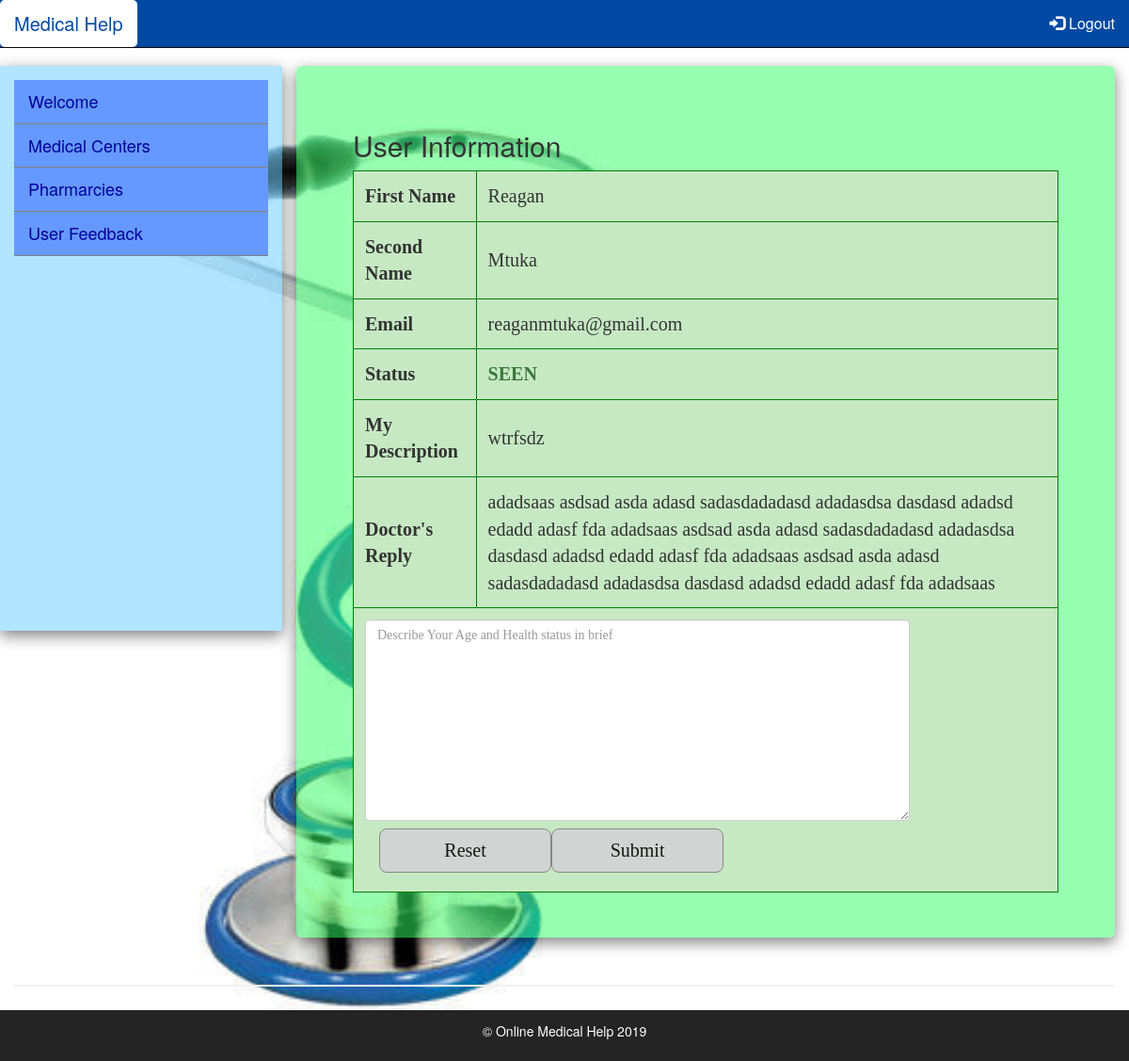
Screenshot of /userinfo.php (signed in) with the database file from the repository.
### tables this page shows
CREATE TABLE `user` (
  `ID` int(11) NOT NULL,
  `FirstName` varchar(255) NOT NULL,
  `LastName` varchar(255) NOT NULL,
  `Age` int(120) NOT NULL,
  `Address` varchar(255) NOT NULL,
  `Email` varchar(255) NOT NULL,
  `Phonenumber` varchar(255) NOT NULL,
  `Description` longtext NOT NULL,
  `Password` varchar(255) NOT NULL,
  `status` enum('0','1') NOT NULL,
  `Doctor_Comment` varchar(255) NOT NULL
);

### userinfo.php (the view, shortened to what this page needs)
<?php
    include_once('phpfiles/user-loginconn.php');
    $dbMail1=$_SESSION['user-in'];
    $sql="SELECT * FROM user WHERE Email='$dbMail1' ";
     $sqlResult=mysqli_query($db,$sql);
?>
<!DOCTYPE html>
<html lang="en" class="allpage">
<head>
  <link rel="stylesheet" href="https://maxcdn.bootstrapcdn.com/bootstrap/3.4.0/css/bootstrap.min.css">
  <link  rel=" stylesheet" type="text/css" href="css/signup.css" />
  <link  rel=" stylesheet" type="text/css" href="css/layout.css" />
</head>
<body>
<div class="navbar navbar-fixed-top navbar-inverse" role="navigation">
    <div class="container-fluid">
        <div class="navbar-header">
            <a class="active navbar-brand" href="index.php " >Medical Help</a>
        </div>
        <div class="collapse navbar-collapse">
            <ul class="nav navbar-nav navbar-right">
                <?php
                    if (isset($_SESSION['user-in'])) {
                        echo "<li><a href='phpfiles/user-logout.php'><span class='glyphicon glyphicon-log-in'></span> Logout</a></li>";
                    }else{
                        echo "<li><a href='login.php'><span class='glyphicon glyphicon-log-out'></span> Login</a></li>";
                    }
                ?>
            </ul>
        </div>
    </div>
</div>
<div class="container-fluid">
    <div class="row row-offcanvas row-offcanvas-left">
        <div class="col-xs-6 col-sm-3 sidebar-offcanvas" id="sidebar" role="navigation">
            <?php
                require 'menu/sidebar.php';
            ?>
        </div>
        <div class="col-xs-12 col-sm-9">
            <br>
          <div class="jumbotron ">
                <table >
                   <h2>User Information</h2>
                <?php while ($sqlRec=mysqli_fetch_assoc($sqlResult)): ?>
                    <tr>
                        <th>First Name</th>
                        <td><?php echo $sqlRec['FirstName'];?></td>
                    </tr>
                    <tr>
                        <th>Second Name</th>
                        <td><?php echo $sqlRec['LastName'];?></td>
                    </tr>
                    <tr>
                        <th>Email</th>
                        <td><?php echo $sqlRec['Email'];?></td>
                    </tr>
                    <tr>
                        <th>Status</th>
                        <td>
                            <?php
                            if ($sqlRec['status']==0) {
                                echo "<b class='text text-danger' >REQUEST PENDING</b>";
                            }else{
                                 echo "<b class='text text-success' >SEEN</b>";
                            }
                            ?>
                        </td>
                    </tr>
                    <tr>
                        <th>My Description </th>
                        <td><?php echo $sqlRec['Description'];?></td>
                    </tr>
                    <tr>
                        <th>Doctor's Reply</th>
                        <td><?php echo $sqlRec['Doctor_Comment'];?></td>
                    </tr>
                <?php endwhile; ?>
                <tr>
                    <td colspan="2">
                        <form action="" method="POST">
                             <textarea type="comment" class="form-control" name="description" rows="10" placeholder="Describe Your Age and Health status in brief" required ></textarea>
                            <div class="clearfix col-xs-12 col-sm-12">
                                <button type="reset" class="cancelbtn scol-xs-8 col-sm-4">Reset</button>
                                <button type="submit" class="signupbtn col-xs-8 col-sm-4" name="signupbtn">Submit</button>
                            </div>
                        </form>
                    </td>
                </tr>
                </table>
          </div>
        </div>
    </div>
    <hr>
</div>
<footer>
        <p>© Online Medical Help 2019</p>
</footer>
</body>
</html>

### css/signup.css (style rules this page uses)
* { box-sizing: border-box }
form { width: 80%; }
hr { border: 1px solid #f1f1f1; margin-bottom: 25px; }
button { background-color: #d2d2d4; color: black; padding: 8px 5px; margin: 8px 0; border: 1px solid grey; cursor: pointer; width: 40%; opacity: 0.9; }
.cancelbtn { padding: 8px 5px; }
.cancelbtn, .signupbtn { border-radius: 8px; }
.navbar { background-color: #0049a3; }
body { padding-top: 50px; }
footer { padding-left: 15px; padding-right: 15px; }

### css/layout.css (style rules this page uses)
.navbar { background-color: #0049a3; margin-bottom: 0px; }
.navbar-inverse .navbar-brand { color: #fff; font-size: 20px; }
.navbar-right { font-size: 16px; }
.navbar-inverse .navbar-nav li a { color: #fff; }
body { padding-top: 50px; height: 100%; background-image: url("../image/image11.jpg"); background-size: cover; }
footer { text-align: center; background-color: #242424; color: #fff; width: 100%; padding: 12px 12px; margin-bottom: 0px; }
#sidebar { margin-top: 20px; font-size: 18px; padding:15px; height: 600px; background-color: rgba(102,204,255,.5); box-shadow: 0 5px 15px rgba(0,0,0,.5); }
.jumbotron { background-color: rgba(51,255,102,.5); box-shadow: 0 5px 15px rgba(0,0,0,.5); }

### userinfo.php (style rules this page uses)
table { font-size: 20px; font-family: Times New Roman; width: 100%; }
table tr td,th { border:1px solid green; padding: 12px; background-color: #C6E9C3; }

### rows the page displays
user: FirstName "Reagan", LastName "Mtuka", Email "reaganmtuka@gmail.com", status "SEEN", Description "wtrfsdz", Doctor_Comment "adadsaas asdsad asda adasd sadasdadadasd adadasdsa dasdasd adadsd edadd adasf fda adadsaas asdsad asda adasd sadasdadadasd adadasdsa dasdasd adadsd edadd adasf fda adadsaas asdsad asda adasd sadasdadadasd adadasdsa dasdasd adadsd edadd adasf fda adadsaas"
